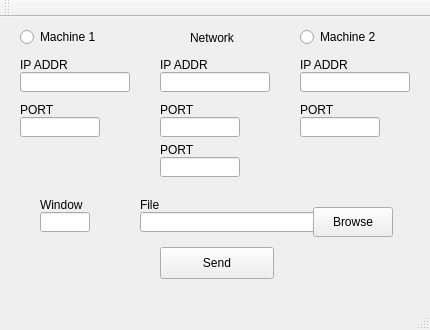
<?xml version="1.0" encoding="UTF-8"?>
<ui version="4.0">
 <class>Client</class>
 <widget class="QMainWindow" name="Client">
  <property name="geometry">
   <rect>
    <x>0</x>
    <y>0</y>
    <width>430</width>
    <height>330</height>
   </rect>
  </property>
  <property name="windowTitle">
   <string>Client</string>
  </property>
  <widget class="QWidget" name="centralWidget">
   <widget class="QWidget" name="machine1Widget" native="true">
    <property name="geometry">
     <rect>
      <x>10</x>
      <y>30</y>
      <width>130</width>
      <height>100</height>
     </rect>
    </property>
    <widget class="QLineEdit" name="lineEdit_mac01_ip">
     <property name="geometry">
      <rect>
       <x>10</x>
       <y>25</y>
       <width>110</width>
       <height>20</height>
      </rect>
     </property>
    </widget>
    <widget class="QLabel" name="label_mac01_ip">
     <property name="geometry">
      <rect>
       <x>10</x>
       <y>10</y>
       <width>59</width>
       <height>16</height>
      </rect>
     </property>
     <property name="text">
      <string>IP ADDR</string>
     </property>
    </widget>
    <widget class="QLabel" name="label_mac01_port">
     <property name="geometry">
      <rect>
       <x>10</x>
       <y>55</y>
       <width>59</width>
       <height>16</height>
      </rect>
     </property>
     <property name="text">
      <string>PORT</string>
     </property>
    </widget>
    <widget class="QLineEdit" name="lineEdit_mac01_port">
     <property name="geometry">
      <rect>
       <x>10</x>
       <y>70</y>
       <width>80</width>
       <height>20</height>
      </rect>
     </property>
    </widget>
   </widget>
   <widget class="QWidget" name="machine2Widget" native="true">
    <property name="geometry">
     <rect>
      <x>290</x>
      <y>30</y>
      <width>130</width>
      <height>100</height>
     </rect>
    </property>
    <widget class="QLineEdit" name="lineEdit_mac02_ip">
     <property name="geometry">
      <rect>
       <x>10</x>
       <y>25</y>
       <width>110</width>
       <height>20</height>
      </rect>
     </property>
    </widget>
    <widget class="QLabel" name="label_mac02_ip">
     <property name="geometry">
      <rect>
       <x>10</x>
       <y>10</y>
       <width>59</width>
       <height>16</height>
      </rect>
     </property>
     <property name="text">
      <string>IP ADDR</string>
     </property>
    </widget>
    <widget class="QLabel" name="label_mac02_port">
     <property name="geometry">
      <rect>
       <x>10</x>
       <y>55</y>
       <width>59</width>
       <height>16</height>
      </rect>
     </property>
     <property name="text">
      <string>PORT</string>
     </property>
    </widget>
    <widget class="QLineEdit" name="lineEdit_mac02_port">
     <property name="geometry">
      <rect>
       <x>10</x>
       <y>70</y>
       <width>80</width>
       <height>20</height>
      </rect>
     </property>
    </widget>
   </widget>
   <widget class="QWidget" name="networkWidget" native="true">
    <property name="geometry">
     <rect>
      <x>150</x>
      <y>30</y>
      <width>130</width>
      <height>140</height>
     </rect>
    </property>
    <widget class="QLineEdit" name="lineEdit_net_ip_1">
     <property name="geometry">
      <rect>
       <x>10</x>
       <y>25</y>
       <width>110</width>
       <height>20</height>
      </rect>
     </property>
    </widget>
    <widget class="QLabel" name="label_net_ip">
     <property name="geometry">
      <rect>
       <x>10</x>
       <y>10</y>
       <width>59</width>
       <height>16</height>
      </rect>
     </property>
     <property name="text">
      <string>IP ADDR</string>
     </property>
    </widget>
    <widget class="QLabel" name="label_net_port_1">
     <property name="geometry">
      <rect>
       <x>10</x>
       <y>55</y>
       <width>59</width>
       <height>16</height>
      </rect>
     </property>
     <property name="text">
      <string>PORT</string>
     </property>
    </widget>
    <widget class="QLineEdit" name="lineEdit_net_port_1">
     <property name="geometry">
      <rect>
       <x>10</x>
       <y>70</y>
       <width>80</width>
       <height>20</height>
      </rect>
     </property>
    </widget>
    <widget class="QLineEdit" name="lineEdit_net_port_2">
     <property name="geometry">
      <rect>
       <x>10</x>
       <y>110</y>
       <width>80</width>
       <height>20</height>
      </rect>
     </property>
    </widget>
    <widget class="QLabel" name="label_net_port_2">
     <property name="geometry">
      <rect>
       <x>10</x>
       <y>95</y>
       <width>59</width>
       <height>16</height>
      </rect>
     </property>
     <property name="text">
      <string>PORT</string>
     </property>
    </widget>
   </widget>
   <widget class="QRadioButton" name="radioButton_mac1">
    <property name="geometry">
     <rect>
      <x>20</x>
      <y>10</y>
      <width>101</width>
      <height>20</height>
     </rect>
    </property>
    <property name="text">
     <string>Machine 1</string>
    </property>
    <property name="checked">
     <bool>false</bool>
    </property>
    <property name="autoExclusive">
     <bool>true</bool>
    </property>
   </widget>
   <widget class="QRadioButton" name="radioButton_mac2">
    <property name="geometry">
     <rect>
      <x>300</x>
      <y>10</y>
      <width>101</width>
      <height>20</height>
     </rect>
    </property>
    <property name="text">
     <string>Machine 2</string>
    </property>
    <property name="checked">
     <bool>false</bool>
    </property>
   </widget>
   <widget class="QLabel" name="label_net">
    <property name="geometry">
     <rect>
      <x>190</x>
      <y>13</y>
      <width>59</width>
      <height>16</height>
     </rect>
    </property>
    <property name="text">
     <string>Network</string>
    </property>
   </widget>
   <widget class="QLineEdit" name="lineEdit_window">
    <property name="geometry">
     <rect>
      <x>40</x>
      <y>195</y>
      <width>50</width>
      <height>20</height>
     </rect>
    </property>
   </widget>
   <widget class="QLabel" name="label_window">
    <property name="geometry">
     <rect>
      <x>40</x>
      <y>180</y>
      <width>50</width>
      <height>16</height>
     </rect>
    </property>
    <property name="text">
     <string>Window</string>
    </property>
   </widget>
   <widget class="QLabel" name="label_file">
    <property name="geometry">
     <rect>
      <x>140</x>
      <y>180</y>
      <width>59</width>
      <height>16</height>
     </rect>
    </property>
    <property name="text">
     <string>File</string>
    </property>
   </widget>
   <widget class="QLineEdit" name="lineEdit_file">
    <property name="geometry">
     <rect>
      <x>140</x>
      <y>195</y>
      <width>180</width>
      <height>20</height>
     </rect>
    </property>
    <property name="readOnly">
     <bool>true</bool>
    </property>
   </widget>
   <widget class="QPushButton" name="pushButton_file">
    <property name="geometry">
     <rect>
      <x>313</x>
      <y>190</y>
      <width>80</width>
      <height>30</height>
     </rect>
    </property>
    <property name="text">
     <string>Browse</string>
    </property>
   </widget>
   <widget class="QPushButton" name="pushButton_send">
    <property name="geometry">
     <rect>
      <x>160</x>
      <y>230</y>
      <width>114</width>
      <height>32</height>
     </rect>
    </property>
    <property name="text">
     <string>Send</string>
    </property>
   </widget>
  </widget>
  <widget class="QMenuBar" name="menuBar">
   <property name="geometry">
    <rect>
     <x>0</x>
     <y>0</y>
     <width>430</width>
     <height>22</height>
    </rect>
   </property>
  </widget>
  <widget class="QToolBar" name="mainToolBar">
   <attribute name="toolBarArea">
    <enum>TopToolBarArea</enum>
   </attribute>
   <attribute name="toolBarBreak">
    <bool>false</bool>
   </attribute>
  </widget>
  <widget class="QStatusBar" name="statusBar"/>
 </widget>
 <layoutdefault spacing="6" margin="11"/>
 <resources/>
 <connections/>
</ui>
